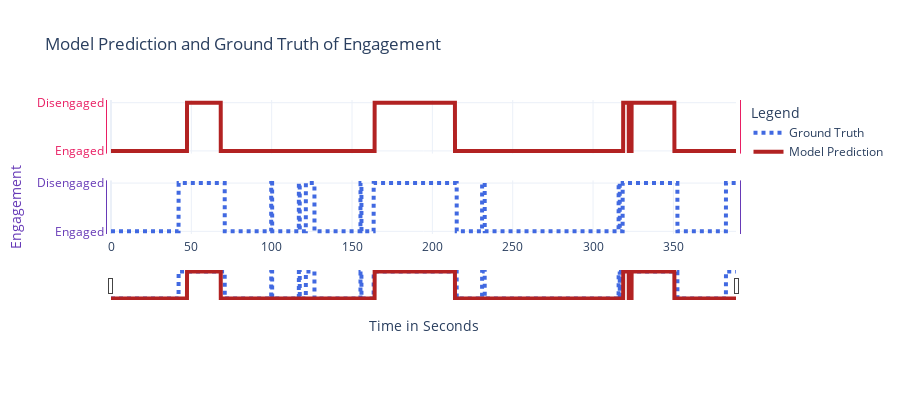

The cell this chart's notebook holds for it:
### Markdown cell above
# Using the facial features and facial action you chose, the robot can try to predict when the child is engaged or not. 
# Once you run the next cell, the graph will show the robot's prediction of engagement and the actual engagement

### Code cell
features = []
if graph_lib.feature[0] == 1:
    for i in range(lib.coor_dir["eyebrow"][0], lib.coor_dir["eyebrow"][1]):
        features.append(' x_{}'.format(i))
        features.append(' y_{}'.format(i))
if graph_lib.feature[1] == 1:
    for i in range(lib.coor_dir["eye"][0], lib.coor_dir["eye"][1]):
        features.append(' x_{}'.format(i))
        features.append(' y_{}'.format(i))
if graph_lib.feature[2] == 1:
    for i in range(lib.coor_dir["jaw"][0], lib.coor_dir["jaw"][1]):
        features.append(' x_{}'.format(i))
        features.append(' y_{}'.format(i))
if graph_lib.feature[3] == 1:
    for i in range(lib.coor_dir["innerlip"][0], lib.coor_dir["innerlip"][1]):
        features.append(' x_{}'.format(i))
        features.append(' y_{}'.format(i))
if graph_lib.feature[4] == 1:
    for i in range(lib.coor_dir["outerlip"][0], lib.coor_dir["outerlip"][1]):
        features.append(' x_{}'.format(i))
        features.append(' y_{}'.format(i))
if graph_lib.feature[5] == 1:
    for i in range(lib.coor_dir["nose"][0], lib.coor_dir["nose"][1]):
        features.append(' x_{}'.format(i))
        features.append(' y_{}'.format(i))
if graph_lib.feature[6] == 1:
    features.append(' gaze_angle_x')
    features.append(' gaze_angle_y')
features.append(graph_lib.d_swap[graph_lib.facial_action])
X_train = graph_lib.df.loc[:, features]
X_train.drop(X_train.tail(5).index,
        inplace = True)
all = np.array(lib.ll_arr)
training_labels = pd.DataFrame(all, columns=['label'])
y_train = training_labels
model = XGBClassifier()
model.fit(X_train, y_train)
y_pred = model.predict(X_train)
graph_lib.pred_figure(y_pred)

### Figure 1 — Plotly figure (JSON) as saved in the notebook; plotly's stock layout.template omitted (floating-point values rounded to 4 significant figures; data arrays with more than 128 entries replaced by an {"elided": "..."} marker saying what was removed)
{"data": [{"line": {"color": "firebrick", "width": 4}, "name": "Model Prediction", "type": "scatter", "x": {"elided": "9725 float values"}, "y": {"elided": "9725 str values"}, "yaxis": "y2"}, {"line": {"color": "royalblue", "dash": "dot", "width": 4}, "name": "Ground Truth", "type": "scatter", "x": {"elided": "9725 float values"}, "y": {"elided": "9725 str values"}, "yaxis": "y"}], "layout": {"autosize": false, "dragmode": "zoom", "height": 400, "hovermode": "x", "legend": {"title": {"text": "Legend"}, "traceorder": "reversed"}, "margin": {"b": 100, "l": 50, "pad": 4, "r": 50, "t": 100}, "title": {"text": "Model Prediction and Ground Truth of Engagement"}, "width": 900, "xaxis": {"autorange": true, "range": [0, 389], "rangeslider": {"autorange": true, "range": [0, 389]}, "title": {"text": "Time in Seconds"}}, "yaxis": {"anchor": "x", "autorange": true, "domain": [0, 0.4], "linecolor": "#673ab7", "mirror": true, "showline": true, "side": "left", "tickfont": {"color": "#673ab7"}, "tickmode": "auto", "ticks": "", "title": {"font": {"color": "#673ab7"}, "text": "Engagement"}, "type": "category", "zeroline": false}, "yaxis2": {"anchor": "x", "autorange": true, "domain": [0.6, 1], "linecolor": "#E91E63", "mirror": true, "range": [29.38, 100.6], "showline": true, "side": "left", "tickfont": {"color": "#E91E63"}, "tickmode": "auto", "ticks": "", "title": {"font": {"color": "#E91E63"}}, "type": "category", "zeroline": false}}}
